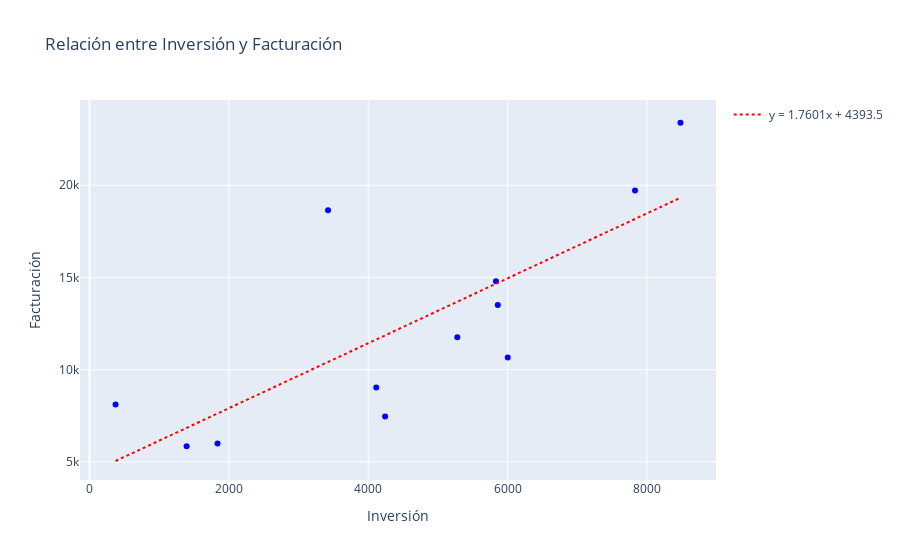

Source (notebook cell):
### Code cell
if 'X' in df.columns and 'Y' in df.columns:
    # Crear gráfico de dispersión con Plotly
    fig_scatter = px.scatter(df, x='X', y='Y', title='Relación entre Inversión y Facturación',
                             labels={'X': 'Inversión', 'Y': 'Facturación'}, 
                             color_discrete_sequence=['blue'])
    
    # Calcular coeficientes de regresión lineal
    beta_1 = df[['X', 'Y']].cov().iloc[0, 1] / df['X'].var()
    beta_0 = df['Y'].mean() - beta_1 * df['X'].mean()
    
    # Crear la línea de regresión
    x_range = np.linspace(df['X'].min(), df['X'].max(), 100)
    y_range = beta_1 * x_range + beta_0
    
    fig_scatter.add_trace(go.Scatter(x=x_range, y=y_range, mode='lines', name=f'y = {beta_1:.4f}x + {beta_0:.1f}', line=dict(color='red', dash='dot')))
    
    display(fig_scatter)

# Mostrar los coeficientes calculados
print(f"Pendiente (β₁): {beta_1:.4f}")
print(f"Intersección (β₀): {beta_0:.1f}")

### Figure 1 — Plotly figure (JSON) as saved in the notebook; plotly's stock layout.template omitted (floating-point values rounded to 4 significant figures)
{"data": [{"hovertemplate": "Inversión=%{x}<br>Facturación=%{y}<extra></extra>", "legendgroup": "", "marker": {"color": "blue", "symbol": "circle"}, "mode": "markers", "name": "", "orientation": "v", "showlegend": false, "type": "scatter", "x": [373, 4242, 4115, 5860, 5833, 6002, 1837, 1393, 7829, 5278, 3423, 8481], "xaxis": "x", "y": [8111, 7462, 9030, 13505, 14801, 10664, 6005, 5853, 19720, 11759, 18640, 23388], "yaxis": "y"}, {"line": {"color": "red", "dash": "dot"}, "mode": "lines", "name": "y = 1.7601x + 4393.5", "type": "scatter", "x": [373, 454.9, 536.8, 618.7, 700.6, 782.5, 864.4, 946.3, 1028.0, 1110.0, 1192.0, 1274.0, 1356.0, 1438.0, 1520.0, 1601.0, 1683.0, 1765.0, 1847.0, 1929.0, 2011.0, 2093.0, 2175.0, 2257.0, 2339.0, 2420.0, 2502.0, 2584.0, 2666.0, 2748.0, 2830.0, 2912.0, 2994.0, 3076.0, 3158.0, 3239.0, 3321.0, 3403.0, 3485.0, 3567.0, 3649.0, 3731.0, 3813.0, 3895.0, 3977.0, 4058.0, 4140.0, 4222.0, 4304.0, 4386.0, 4468.0, 4550.0, 4632.0, 4714.0, 4796.0, 4877.0, 4959.0, 5041.0, 5123.0, 5205.0, 5287.0, 5369.0, 5451.0, 5533.0, 5615.0, 5696.0, 5778.0, 5860.0, 5942.0, 6024.0, 6106.0, 6188.0, 6270.0, 6352.0, 6434.0, 6515.0, 6597.0, 6679.0, 6761.0, 6843.0, 6925.0, 7007.0, 7089.0, 7171.0, 7253.0, 7334.0, 7416.0, 7498.0, 7580.0, 7662.0, 7744.0, 7826.0, 7908.0, 7990.0, 8072.0, 8153.0, 8235.0, 8317.0, 8399.0, 8481], "y": [5050.0, 5194.0, 5338.0, 5482.0, 5627.0, 5771.0, 5915.0, 6059.0, 6203.0, 6347.0, 6491.0, 6636.0, 6780.0, 6924.0, 7068.0, 7212.0, 7356.0, 7500.0, 7645.0, 7789.0, 7933.0, 8077.0, 8221.0, 8365.0, 8510.0, 8654.0, 8798.0, 8942.0, 9086.0, 9230.0, 9374.0, 9519.0, 9663.0, 9807.0, 9951.0, 10100.0, 10240.0, 10380.0, 10530.0, 10670.0, 10820.0, 10960.0, 11100.0, 11250.0, 11390.0, 11540.0, 11680.0, 11820.0, 11970.0, 12110.0, 12260.0, 12400.0, 12550.0, 12690.0, 12830.0, 12980.0, 13120.0, 13270.0, 13410.0, 13550.0, 13700.0, 13840.0, 13990.0, 14130.0, 14280.0, 14420.0, 14560.0, 14710.0, 14850.0, 15000.0, 15140.0, 15280.0, 15430.0, 15570.0, 15720.0, 15860.0, 16010.0, 16150.0, 16290.0, 16440.0, 16580.0, 16730.0, 16870.0, 17010.0, 17160.0, 17300.0, 17450.0, 17590.0, 17740.0, 17880.0, 18020.0, 18170.0, 18310.0, 18460.0, 18600.0, 18740.0, 18890.0, 19030.0, 19180.0, 19320.0]}], "layout": {"legend": {"tracegroupgap": 0}, "title": {"text": "Relación entre Inversión y Facturación"}, "xaxis": {"anchor": "y", "domain": [0, 1], "title": {"text": "Inversión"}}, "yaxis": {"anchor": "x", "domain": [0, 1], "title": {"text": "Facturación"}}}}
